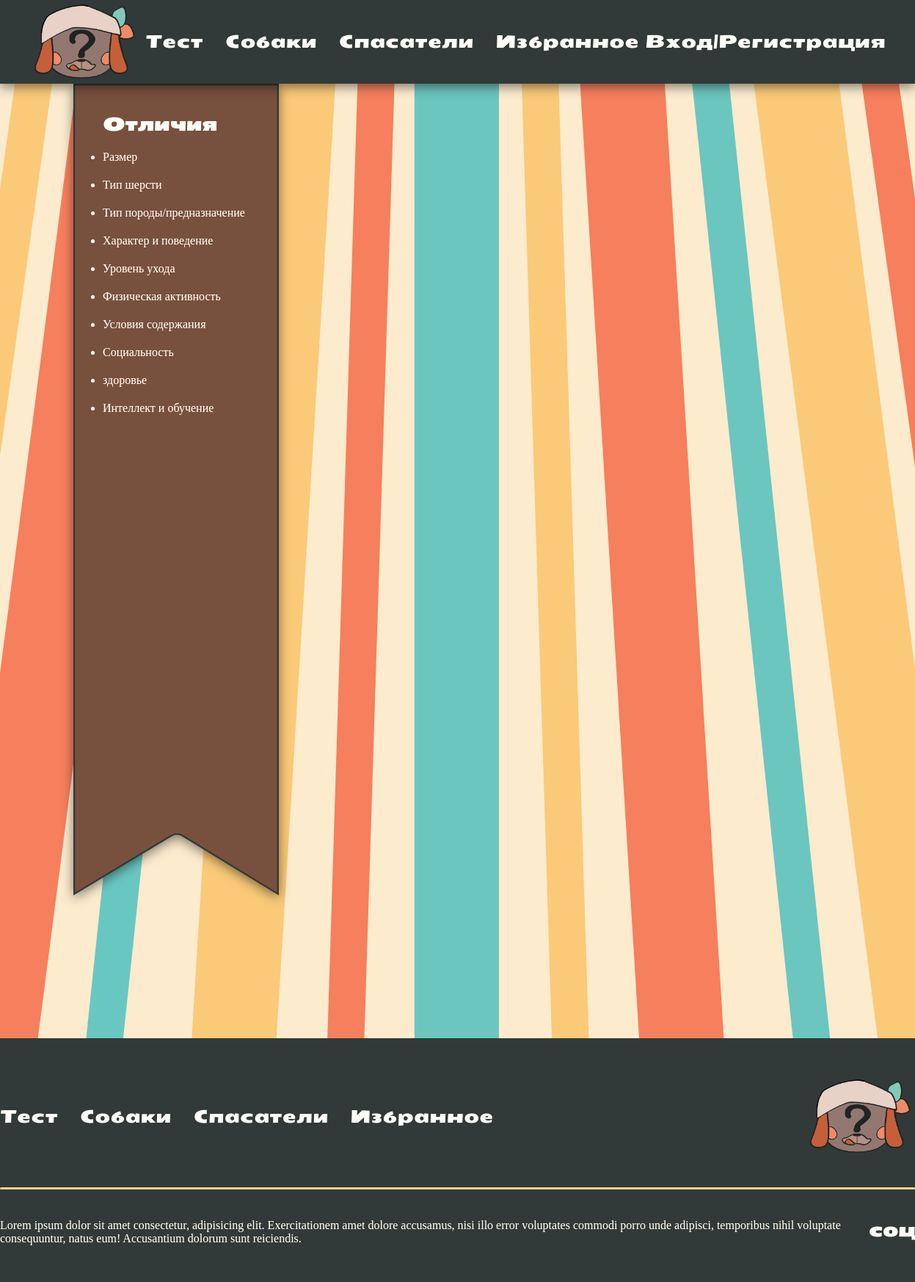
The app's page /catalog/, older data.
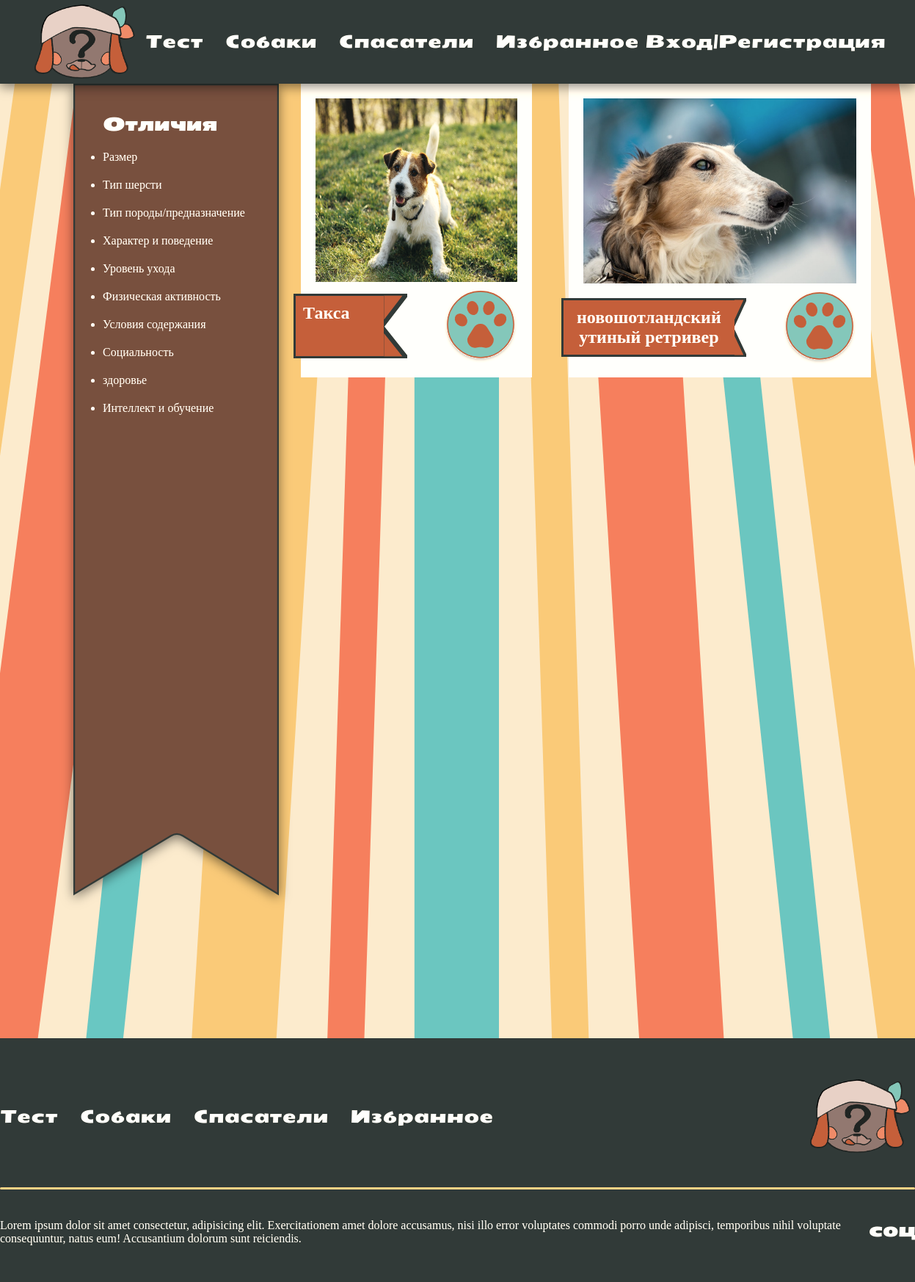
The same page, newer data.
### catalog/models.py (models this page shows)
class Cards(models.Model):
    name = models.CharField(max_length=100, unique=True,verbose_name='Название')
    slug=models.SlugField(max_length=200, unique=True, blank=True, null=True, verbose_name='URl')
    description=models.TextField(blank=True, null=True, verbose_name='Описание')
    image=models.ImageField(upload_to='card_images', blank=True,null=True,verbose_name='Изображение')
    tages=models.TextField(blank=True, null=True, verbose_name='теги')
    class Meta:
        db_table='card'
        verbose_name='Карточки'
        verbose_name_plural='Карта'

### catalog/views.py (the view)
# urls.py: path('catalog/', include('catalog.urls')),
def catalog(request):
    catalog = Cards.objects.all()
    context= {
        'title': 'Home',
        "catalog": catalog
    }
    return render(request, 'catalog/catalog.html', context)

### catalog/templates/catalog/catalog.html (shortened to what this page needs)
{% extends 'main/base.html' %}
{% load static%}
{% block content %}
<section class="sectionFil">
    <div class="filters">
        <h2>Отличия</h2>
        <ul>
            <li>Размер</li>
            <li>Тип шерсти</li>
            <li>Тип породы/предназначение</li>
            <li>Характер и поведение</li>
            <li>Уровень ухода</li>
            <li>Физическая активность</li>
            <li>Условия содержания</li>
            <li>Социальность</li>
            <li>здоровье</li>
            <li>Интеллект и обучение</li>
        </ul>
    </div>
    <div class="catalog">
        {% for product in catalog %}
        <div class="card">
            <div class="card_image">
                {% if product.image %}
                <img src="{{ product.image.url }}" class="cmage" alt="">
                {% endif %}
            </div>
            <div class="info">
                <a href="{% url 'catalog:product' %} " class="label">
                    <p class="card_title">
                        {{  product.name }}
                    </p>
                    <svg class="label-tail" viewBox="0 0 21 63" preserveAspectRatio="none">
                        <path d="M0 0H20.6857L0 32.0727L20.6857 63H0V0Z" />
                    </svg>
                </a>
                <span class="like"><img src="/static/main/img/like.svg" class="like" alt=""></span>
            </div>
        </div>
        {% endfor %}
    </div>
</section>
{% endblock %}

### main/templates/main/base.html (shortened to what this page needs)
{% load static%}
<!doctype html>
<html lang="en">
<head>
    <link rel="stylesheet" href="{% static 'main/css/base.css' %}">
</head>
<body>
    <header>
        <img src="/static/main/img/logo.png" class="logo" alt="">
        <nav class="nav">
            <a href="{% url 'main:index' %}" class="button"> Тест </a>
            <a href="{% url 'catalog:catalog' %}" class="button"> Собаки </a>
            <a href="#" class="button"> Спасатели</a>
            <a href="#" class="button"> Избранное</a>
        </nav>
        {% if request.user.is_authenticated %}
            <a href="{% url 'register:logout' %}" class="button"> Выход</a>
        {%else%}
        <span class="reg"><a href="{% url "register:login" %}" >Вход</a>|<a href="{% url "register:register" %}">Регистрация</a></span>
        {%endif%}
    </header>
<main>
    {% block content %}
    {% endblock %}
    </main>
    <footer>
        <div class="container">
        <div class="footer">
        <div class="footer_sec1">
            <nav class="nav">
            <a href="{% url 'main:index' %}" class="button"> Тест </a>
            <a href="{% url 'catalog:catalog' %}" class="button"> Собаки </a>
            <a href="#" class="button"> Спасатели</a>
            <a href="#" class="button"> Избранное</a>
            </nav>
             <img src="/static/main/img/logo.png" class="logo" alt="">
        </div>
        <div class="divider"></div>
        <div class="footer_sec2">
            <p>Lorem ipsum dolor sit amet consectetur, adipisicing elit. Exercitationem amet dolore accusamus, nisi illo error voluptates commodi porro unde adipisci, temporibus nihil voluptate consequuntur, natus eum! Accusantium dolorum sunt reiciendis.</p>
            <h2>соц</h2>
        </div>
        </div>
        </div>
    </footer>
    {% load static %}
</body>
</html>

### static/main/css/base.css (style rules this page uses)
* { margin: 0; padding: 0; color: white; text-decoration: none; }
h1,h2,h3,a, button { font-family: SeymourOne; font-size: 24px; }
p,label,input { font-family:EBGaramond; }
img { width: 100%; }
body { background-image: url(/static/main/img/background.svg); background-size: cover; background-position: center; filter: sepia(20%); }
.container { max-width: 1480px; margin: 0 auto; }

### static/main/css/header.css (style rules this page uses)
header { position: relative; z-index: 2; background-color: #2B3939; display: flex; flex-direction: row; justify-content: space-between; padding: 0px 40px; align-items: center; filter: drop-shadow(0px 4px 8px rgba(0, 0, 0, 0.5)); }
.reg { font-family: SeymourOne; font-size: 24px; }
.nav { display: flex; flex-direction: row; column-gap: 30px; }

### static/main/css/footer.css (style rules this page uses)
footer { display: flex; flex-direction: column; background-color:#2B3939; }
.footer { display: flex; flex-direction: column; row-gap: 40px; margin: 50px auto; }
.footer_sec1 { display: flex; flex-direction: row; justify-content: space-between; align-items: center; }
.divider { height: 3px; border-radius: 5px; min-width: 350px; max-width: 1480px; background-color:#FACA78; }
.footer_sec2 { display: flex; flex-direction: row; justify-content: space-between; }

### static/main/css/reelSlider.css (style rules this page uses)
:root { --c-1: #333; --c-2: #333; }

### static/main/css/catalog.css (style rules this page uses)
.sectionFil { margin: auto 100px; display: grid; grid-template-columns: 1fr 3fr; grid-template-rows: repeat(1); column-gap: 30px; }
.catalog { display: grid; grid-template-columns: 1fr 1fr 1fr; gap: 50px; grid-template-rows: 400px 400px 400px; }
.card_image { width: 100%; height: 100%; }
.cmage { width: 100%; height: 100%; }
.card { background-color: white; display: flex; flex-direction: column; row-gap: 10px; padding: 20px; max-width: 400px; }
.info { display: flex; justify-content: space-between; align-items: center; gap: 20px; }
.label { display: flex; align-items: stretch; position: relative; left: -30px; max-height: 88px; max-width: 282px; }
.card_title { display: flex; flex-direction: row; min-width: 100px; margin: 0; padding: 10px 10px; background: #D0542E; font-weight: bold; display: flex; text-align: center; font-size: 24px; border-top: 3px solid #2B3939; border-left: 3px solid #2B3939; border-bottom: 3px solid #2B3939; z-index: 2; }
.label-tail { width: 35px; margin-left: -3px; }
.like { width: 100px; height: 100px; }

### static/main/css/maskot.css (style rules this page uses)
.logo { width: 150px; }

Row changes from the older to the newer data that the page shows:
added Cards: image (picture), name "Такса"
added Cards: image (picture), name "новошотландский утиный ретривер"
